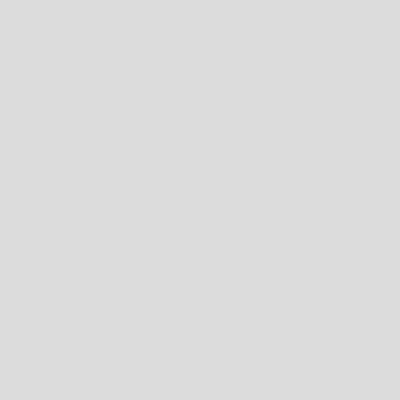
Frame 1 (no input)
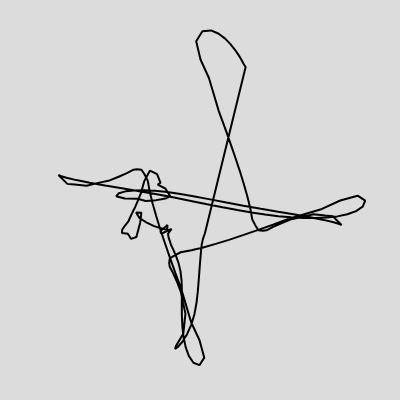
Frame 60 (no input)
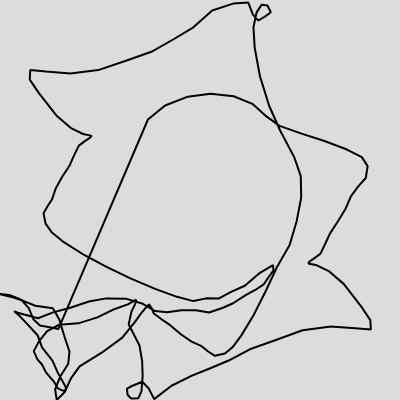
Frame 120 (the mouse pressed at the canvas centre since frame 60)

The p5.js sketch that drew these frames (run headless with seeded random() and noise() and a simulated clock; from frame 60 on, the mouse is pressed at the canvas centre):

// p5.js sketch
// ── sketch.js
let num = 200;
let springNodes = [] // number of springs
let constantK = 0.1;  // F = k*W 
let spring_l = 5; // spring length

function setup() {
  createCanvas(400, 400);
  for(let i = 0; i < num;i++) {
    springNodes.push(new SpringNode(i, num))
  }
  
  strokeJoin(BEVEL);
}

function draw() {
  background(220);
  
  for(let i = 0; i < springNodes.length; i++){
    let prev = (i===0) ? springNodes[num-1]: springNodes[i-1].pos
    let next = (i===num-1) ? springNodes[0] : springNodes[i+1].pos
    springNodes[i].calculateForce(prev, next)
    springNodes[i].update()
  }
  
  noFill()
  strokeWeight(2)
  stroke(0)
  beginShape()
  for(let i = 0; i < springNodes.length; i++){
    let x = springNodes[i].pos.x
    let y = springNodes[i].pos.y
    vertex(x, y)
  }
  endShape(CLOSE)
}
// ── springNode.js
class SpringNode {
  constructor(i, num) {
    // this.pos = createVector(random(width), random(height))
    // this.vel = createVector(0, 0)

    let angle = i * 2 * PI / num
    let cx = width * 0.5 + 300 * cos(angle)
    let cy = height * 0.5 + 300 * sin(angle)
    this.pos = createVector(cx, cy)
    this.vel = createVector(0, 0)
  }

  calculateForce(prevNode, nextNode) {
    const prevDir = createVector(prevNode.x - this.pos.x, prevNode.y - this.pos.y)
    const nextDir = createVector(nextNode.x - this.pos.x, nextNode.y - this.pos.y)

    let prevDist = prevDir.mag()
    let nextDist = nextDir.mag()

    let prevX = spring_l - prevDist
    let nextX = spring_l - nextDist

    let prevF = -prevX * constantK
    let nextF = -nextX * constantK

    prevDir.normalize()
    nextDir.normalize()

    prevDir.mult(prevF)
    nextDir.mult(nextF)

    this.vel.add(prevDir)
    this.vel.add(nextDir)

  }

  checkEdges() {
    if (dist(this.pos.x, this.pos.y, mouseX, mouseY) < 100) {
      let dir = new createVector(this.pos.x - mouseX, this.pos.y - mouseY)
      let mag = dir.mag()
      dir.setMag(10 * 10 / (0.1 + mag))
      this.vel.add(dir)
    }
    if (this.pos.x < 0) {
      this.vel.x += 10
    }
    if (this.pos.x > width) {
      this.vel.x -= 10

    }
    if (this.pos.y > height) {
      this.vel.y -= 10

    }
    if (this.pos.y < 0) {
      this.vel.y += 10

    }
  }

  update() {
    this.checkEdges()
    this.vel.limit(5)
    this.pos.add(this.vel)

  }

}
